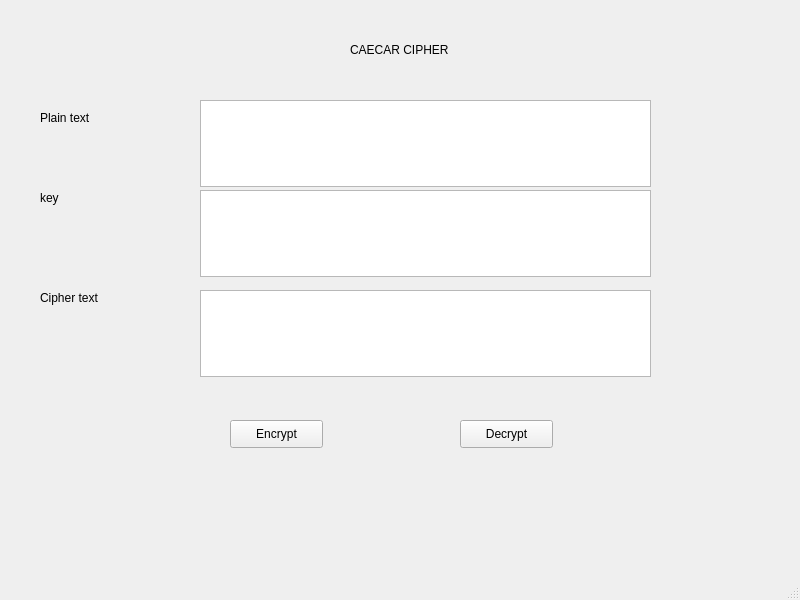
<?xml version="1.0" encoding="UTF-8"?>
<ui version="4.0">
 <class>MainWindow</class>
 <widget class="QMainWindow" name="MainWindow">
  <property name="geometry">
   <rect>
    <x>0</x>
    <y>0</y>
    <width>800</width>
    <height>600</height>
   </rect>
  </property>
  <property name="windowTitle">
   <string>MainWindow</string>
  </property>
  <widget class="QWidget" name="centralwidget">
   <widget class="QLabel" name="lblcaesarcipher">
    <property name="geometry">
     <rect>
      <x>350</x>
      <y>40</y>
      <width>131</width>
      <height>20</height>
     </rect>
    </property>
    <property name="text">
     <string>CAECAR CIPHER</string>
    </property>
   </widget>
   <widget class="QLabel" name="label_2">
    <property name="geometry">
     <rect>
      <x>40</x>
      <y>110</y>
      <width>61</width>
      <height>16</height>
     </rect>
    </property>
    <property name="text">
     <string>Plain text</string>
    </property>
   </widget>
   <widget class="QLabel" name="label_3">
    <property name="geometry">
     <rect>
      <x>40</x>
      <y>190</y>
      <width>41</width>
      <height>16</height>
     </rect>
    </property>
    <property name="text">
     <string>key</string>
    </property>
   </widget>
   <widget class="QLabel" name="label_4">
    <property name="geometry">
     <rect>
      <x>40</x>
      <y>290</y>
      <width>71</width>
      <height>16</height>
     </rect>
    </property>
    <property name="text">
     <string>Cipher text</string>
    </property>
   </widget>
   <widget class="QPlainTextEdit" name="txt_plaintext">
    <property name="geometry">
     <rect>
      <x>200</x>
      <y>100</y>
      <width>451</width>
      <height>87</height>
     </rect>
    </property>
   </widget>
   <widget class="QPlainTextEdit" name="txt_key">
    <property name="geometry">
     <rect>
      <x>200</x>
      <y>190</y>
      <width>451</width>
      <height>87</height>
     </rect>
    </property>
   </widget>
   <widget class="QPlainTextEdit" name="txt_ciphertext">
    <property name="geometry">
     <rect>
      <x>200</x>
      <y>290</y>
      <width>451</width>
      <height>87</height>
     </rect>
    </property>
   </widget>
   <widget class="QPushButton" name="btn_encrypt">
    <property name="geometry">
     <rect>
      <x>230</x>
      <y>420</y>
      <width>93</width>
      <height>28</height>
     </rect>
    </property>
    <property name="text">
     <string>Encrypt</string>
    </property>
   </widget>
   <widget class="QPushButton" name="btn_decrypt">
    <property name="geometry">
     <rect>
      <x>460</x>
      <y>420</y>
      <width>93</width>
      <height>28</height>
     </rect>
    </property>
    <property name="text">
     <string>Decrypt</string>
    </property>
   </widget>
  </widget>
  <widget class="QMenuBar" name="menubar">
   <property name="geometry">
    <rect>
     <x>0</x>
     <y>0</y>
     <width>800</width>
     <height>26</height>
    </rect>
   </property>
  </widget>
  <widget class="QStatusBar" name="statusbar"/>
 </widget>
 <resources/>
 <connections/>
</ui>
